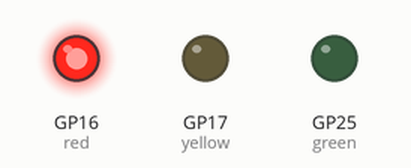
This program was run on a simulated Raspberry Pi Pico running MicroPython. On the bench: output pins drawn as LEDs (lit = HIGH).

Above: at 0.5 s.
At 1.5 s:
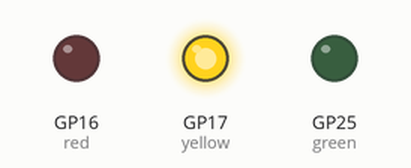
At 5.5 s:
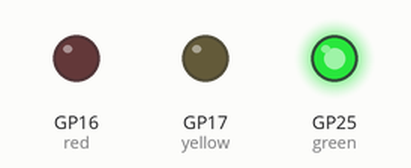
Timing chart, 0 to 6.9 s (numbered marks = the images above):
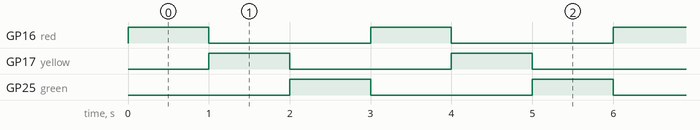

Measured:
- by itself, GP16 (red), GP17 (yellow), GP25 (green): alternates HIGH for 1.0 s and LOW for 2.0 s
- by itself, everything shown: repeats every 3.0 s, in 3 steps

The program:

RGB_led.py
```python
from machine import Pin
from utime import sleep_ms

red = Pin(16, Pin.OUT)
yellow = Pin(17, Pin.OUT)
green = Pin(25, Pin.OUT)

while(True):
    red.on()
    sleep_ms(1000)
    red.off()
    yellow.on()
    sleep_ms(1000)
    yellow.off()
    green.on()
    sleep_ms(1000)
    green.off()
```
